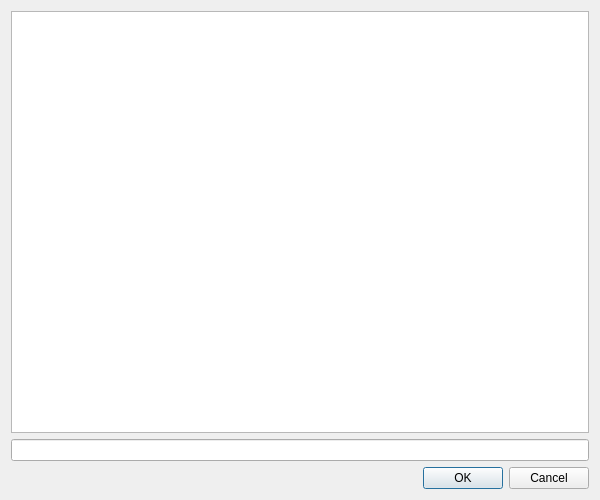
<?xml version="1.0" encoding="UTF-8"?>

<!--
Copyright 2002-2013 CEA LIST
SPDX-FileCopyrightText: 2022 CEA LIST <gael.de-chalendar@cea.fr>

SPDX-License-Identifier: MIT
-->

    <ui version="4.0">
 <class>ResourceTextFileEditDialog</class>
 <widget class="QDialog" name="ResourceTextFileEditDialog">
  <property name="geometry">
   <rect>
    <x>0</x>
    <y>0</y>
    <width>600</width>
    <height>500</height>
   </rect>
  </property>
  <property name="baseSize">
   <size>
    <width>600</width>
    <height>500</height>
   </size>
  </property>
  <property name="windowTitle">
   <string>Edit resource text file</string>
  </property>
  <property name="modal">
   <bool>true</bool>
  </property>
  <layout class="QGridLayout" name="gridLayout">
   <item row="0" column="0">
    <widget class="QPlainTextEdit" name="textEdit"/>
   </item>
   <item row="2" column="0">
    <widget class="QDialogButtonBox" name="buttonBox">
     <property name="orientation">
      <enum>Qt::Horizontal</enum>
     </property>
     <property name="standardButtons">
      <set>QDialogButtonBox::Cancel|QDialogButtonBox::Ok</set>
     </property>
    </widget>
   </item>
   <item row="1" column="0">
    <widget class="QLineEdit" name="searchEntry"/>
   </item>
  </layout>
 </widget>
 <resources/>
 <connections>
  <connection>
   <sender>buttonBox</sender>
   <signal>accepted()</signal>
   <receiver>ResourceTextFileEditDialog</receiver>
   <slot>accept()</slot>
   <hints>
    <hint type="sourcelabel">
     <x>248</x>
     <y>254</y>
    </hint>
    <hint type="destinationlabel">
     <x>157</x>
     <y>274</y>
    </hint>
   </hints>
  </connection>
  <connection>
   <sender>buttonBox</sender>
   <signal>rejected()</signal>
   <receiver>ResourceTextFileEditDialog</receiver>
   <slot>reject()</slot>
   <hints>
    <hint type="sourcelabel">
     <x>316</x>
     <y>260</y>
    </hint>
    <hint type="destinationlabel">
     <x>286</x>
     <y>274</y>
    </hint>
   </hints>
  </connection>
 </connections>
</ui>
